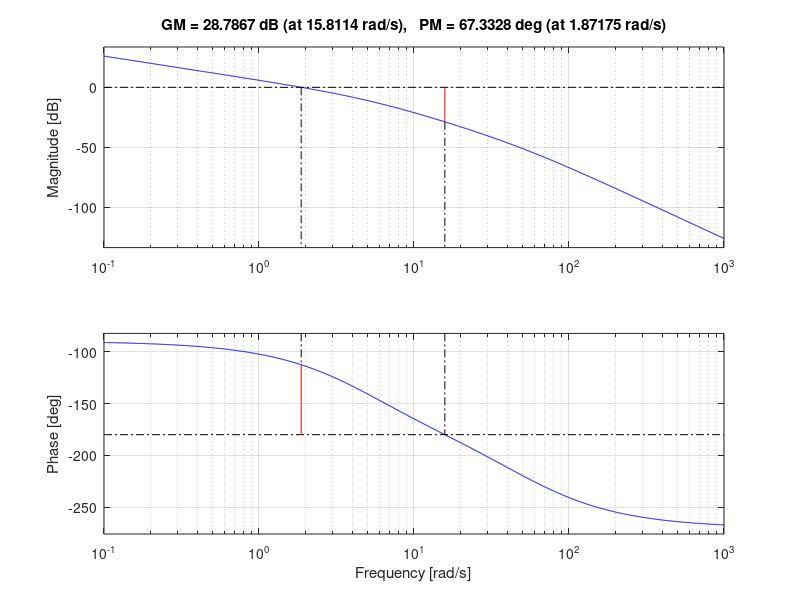
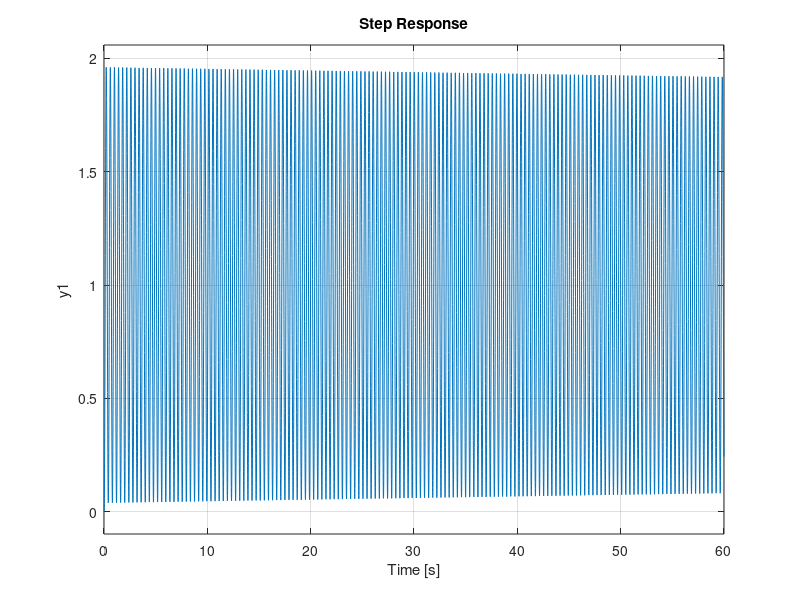
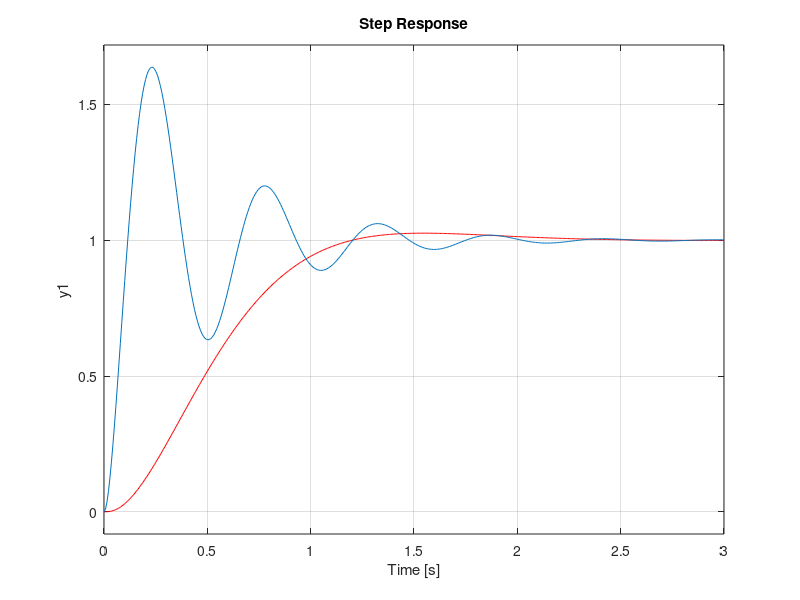

Here is the MATLAB script that generated these plots, in order:
clear all
close all
clc

s=tf('s');
sys = (10*5)/(s*(s+5)*(0.1*s+5));
%ver a freq de cruzamento
margin(sys)
figure()
wcf = 15.8;
%achar o K utilizando G
G = -28.8;
%G = -20log(K)
K = 10^(-G/20)
Kr = 27.49;

Tu = 2*pi/wcf;

Kp = 0.6*Kr
Ki = 2*Kp/Tu
Kd = Kp*Tu/8
C = Kp + Ki/s + Kd*s

sys_fb_c = feedback(C*sys, 1);
sys_fb = feedback(sys, 1);
sys_crit_fb = feedback(sys*(Kr), 1);

step(sys_crit_fb)
figure()
step(sys_fb, "red")
hold on
step(sys_fb_c)

